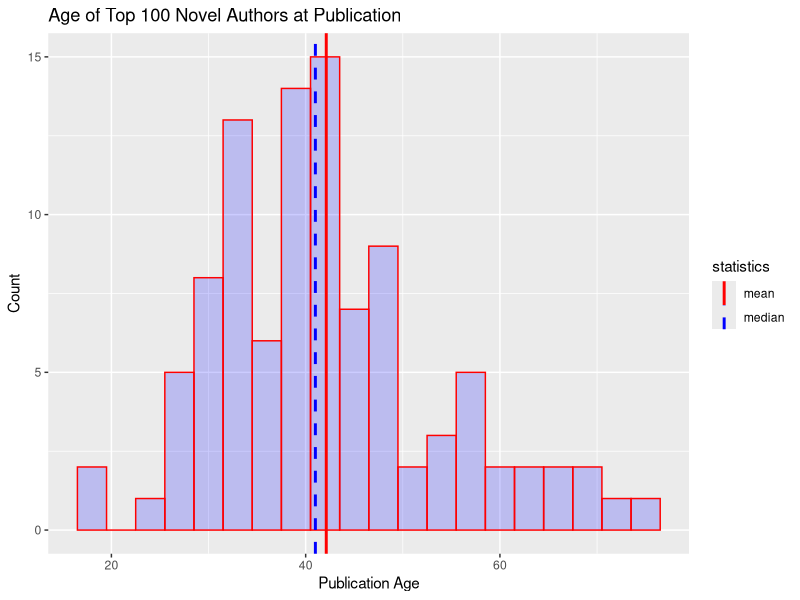

Write the R code that produced this figure.
## ---- chunk 1
# load libraries
library(readr)
library(dplyr)
library(ggplot2)

# read data frame
greatest_books <- read_csv('top-hundred-books.csv')

# plot data
hist <- qplot(greatest_books$Ages,
      geom='histogram',
      binwidth = 3,  
      main = 'Age of Top 100 Novel Authors at Publication', 
      xlab = 'Publication Age',
      ylab = 'Count',
      fill=I("blue"), 
      col=I("red"), 
      alpha=I(.2)
    ) +
  geom_vline(aes(xintercept=median(greatest_books$Ages),
                 color="median"), linetype="dashed",
                 size=1
    ) +
  geom_vline(aes(xintercept=mean(greatest_books$Ages),
                 color="mean"), linetype="solid",
                 size=1
    ) +
  scale_color_manual(name = "statistics", values = c(median = "blue", mean = "red"))

hist
